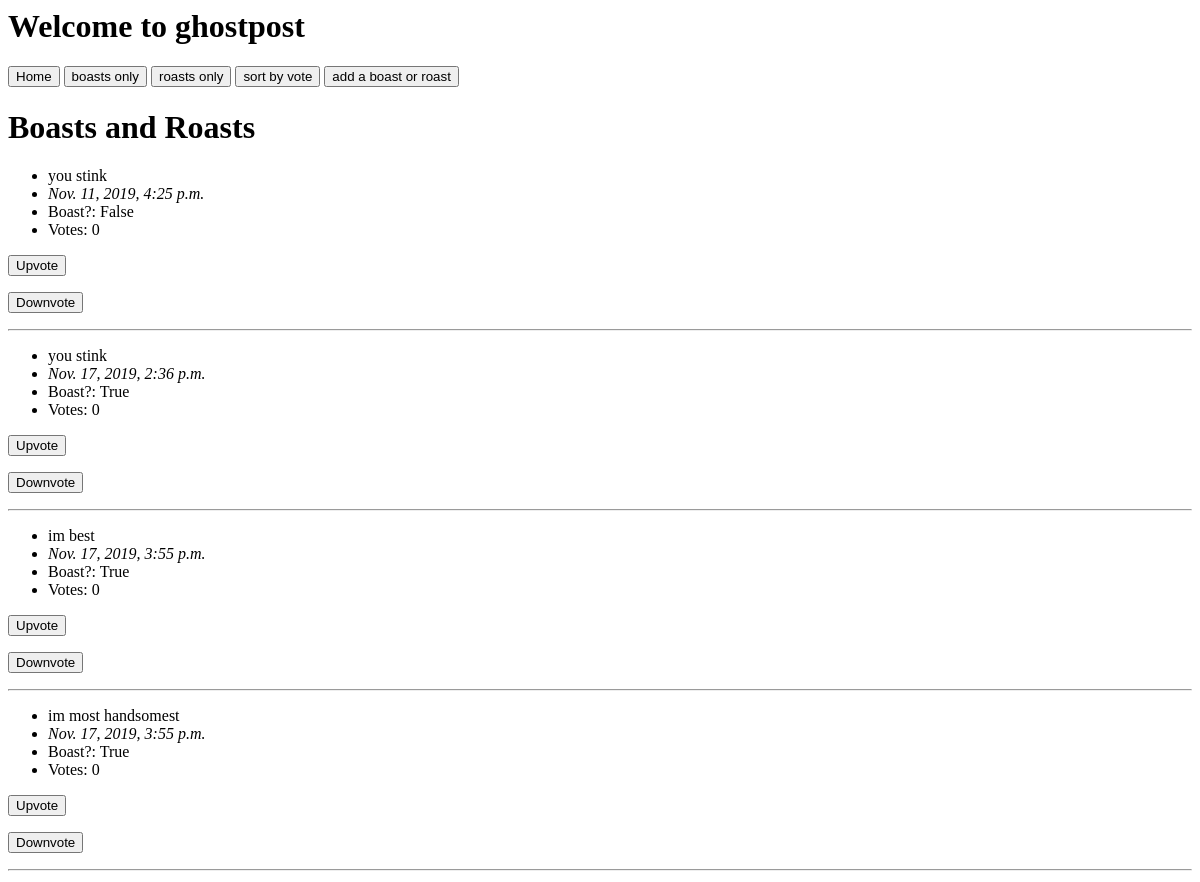
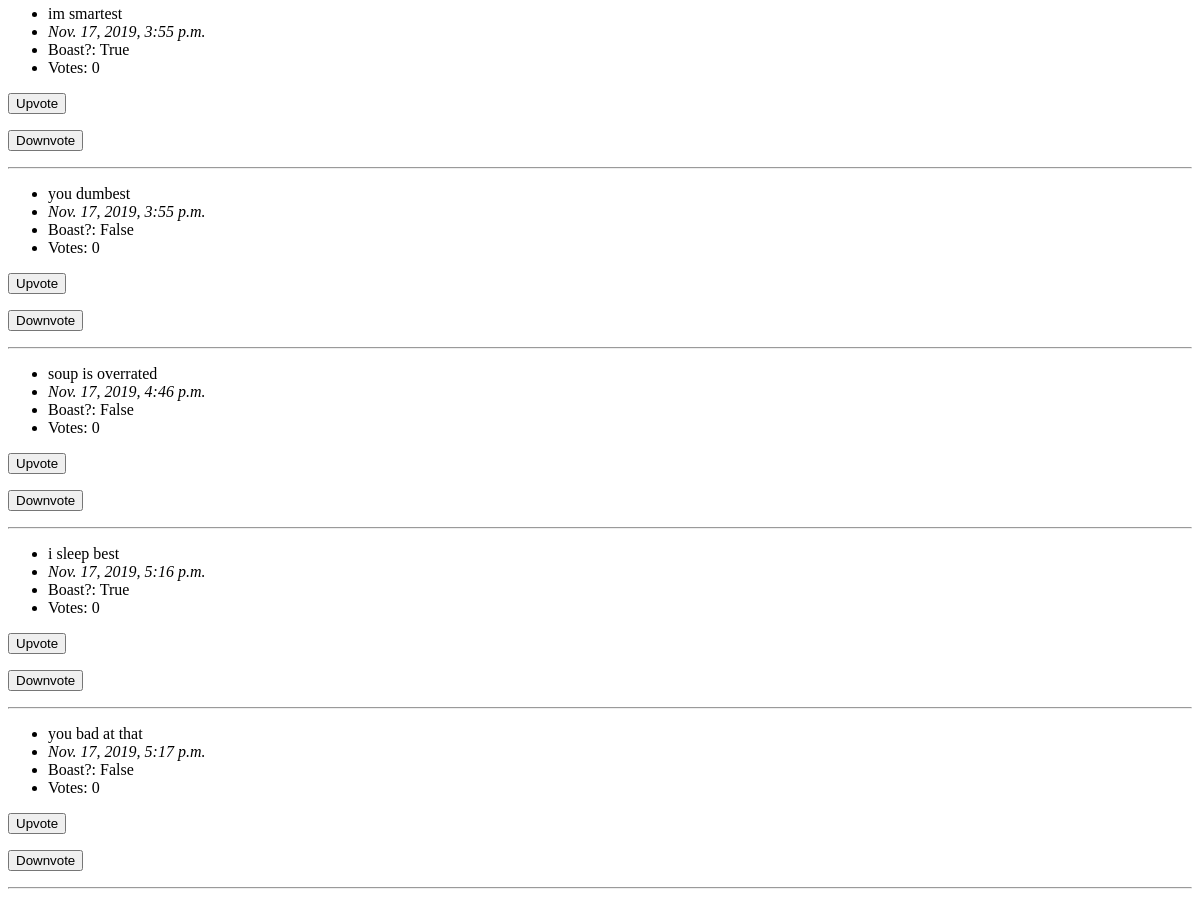
/votesort, run on an earlier commit of the app's database (2 pictures, top to bottom).
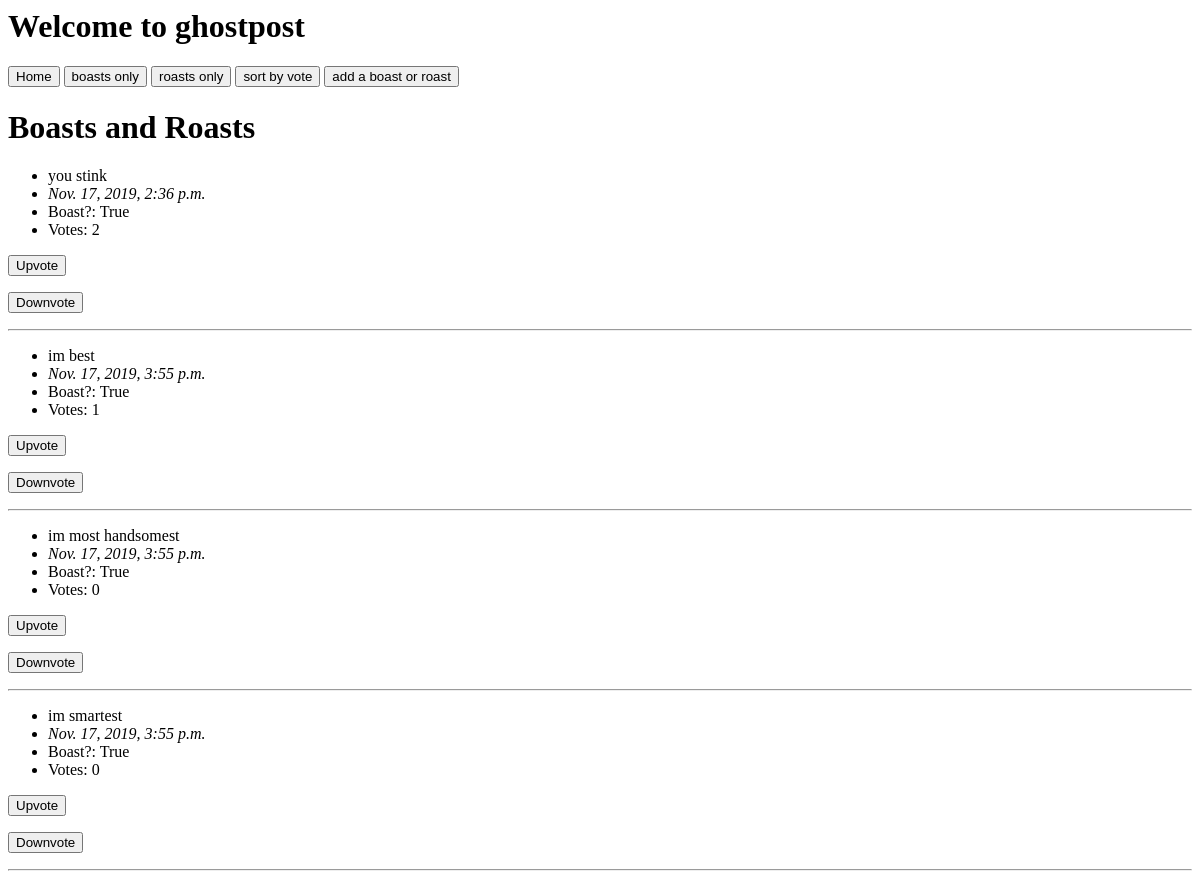
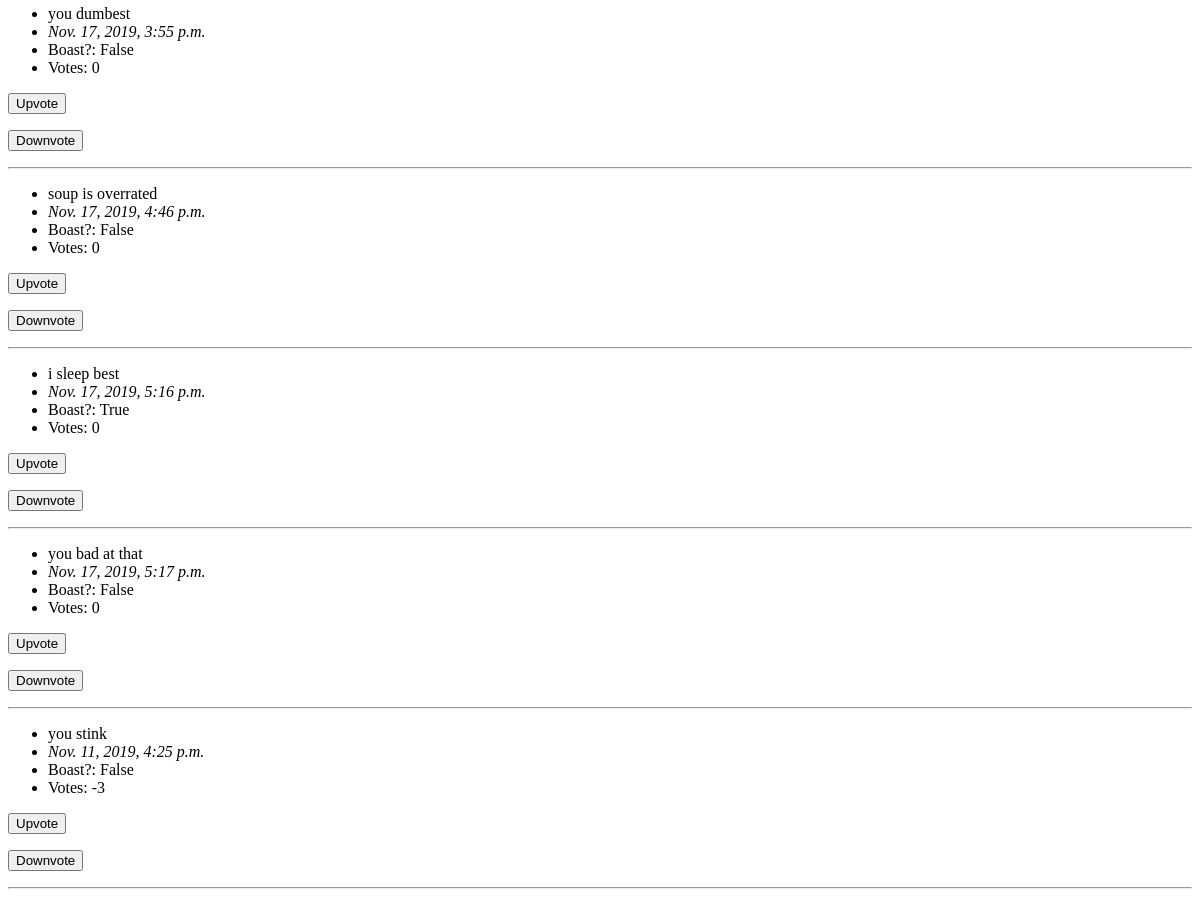
And on a later commit of the database (2 pictures, top to bottom).
### ghostpost/models.py (models this page shows, shortened)
class Post(models.Model):
    post_text = models.CharField(max_length=280)
    boast = models.BooleanField(default=True)
    votes = models.IntegerField(default=0)
    upordown = models.IntegerField(default=0)
    pub_date = models.DateTimeField(default=timezone.now)

### ghostpost/views.py (the view)
# urls.py: path("votesort", views.sort_by_votes, name="votesort"),
def sort_by_votes(request):
    latest_post_list = Post.objects.order_by("-votes")
    context = {"latest_post_list": latest_post_list}
    return render(request, "index.html", context)

### ghostpost/templates/index.html (shortened to what this page needs)
<h1>Welcome to ghostpost</h1>
<a href="{% url 'homepage' %}"><button>Home</button></a>
<a href="{% url 'boast_list' %}"><button>boasts only</button></a>
<a href="{% url 'roast_list' %}"><button>roasts only</button></a>
<a href="{% url 'votesort' %}"><button>sort by vote</button></a>
<a href="{% url 'add_post' %}"><button>add a boast or roast</button></a>
{% if latest_post_list %}
<div>
  <h1>Boasts and Roasts</h1>
  {% for post in latest_post_list %}
  <div>
    <ul>
      <li>
        {{ post.post_text }}
      </li>
      <li>
        <em>{{post.pub_date}}</em>
      </li>
      <li>
        Boast?: {{post.boast}}
      </li>
      <li>
        Votes: {{post.votes}}
      </li>
    </ul>
    <form name="upvote" method="post" action="{% url 'upvote' post.id %}">
      <input type="submit" value="Upvote" />
    </form>
    <form name="downvote" method="post" action="{% url 'downvote' post.id %}">
      <input type="submit" value="Downvote" />
    </form>
    <hr />
  </div>
  {% endfor %}
</div>
{% else %}
<p>No posts are available.</p>
{% endif %}

What changed in the data, as far as the page shows it:
changed Post "Nov. 17, 2019, 2:36 p.m.": votes "0" → "2"
changed Post "im best": votes "0" → "1"
changed Post "Nov. 11, 2019, 4:25 p.m.": votes "0" → "-3"; moves down the list
